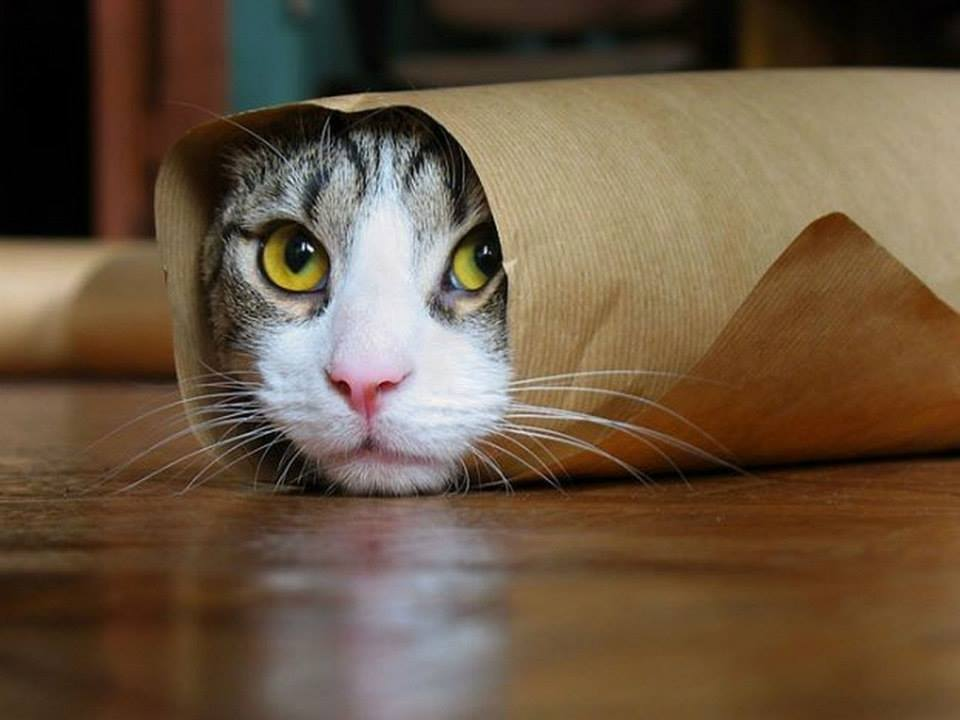
%> input picture ex11/cat_in_paper.jpg, 960 x 720 px
$ octave ex11.m   (GNU Octave 9; MATLAB toolbox functions it lacks are replaced by stand-ins)
%> lines starting %> are read from the running program, lines starting %| are printed output that depends on the picture
### ex11/find_val.m
function [y, x] = find_val(img, val)
    [y, x] = ind2sub(size(img), find(img == val));
end

### ex11/orientation.m
function O = orientation(img, threshold)

    gx = [1 0 -1; 1 0 -1; 1 0 -1];
    gy = [1 1 1; 0 0 0; -1 -1 -1];

    Os = zeros(size(img));
    ms = zeros(size(img));

    g = gaus2d(1);

    for z = 1:size(img, 3)
%         channel = conv2(img(:, :, z), g, 'same');
        channel = img(:, :, z);
        gx = conv2(channel, gx, 'same');
        gy = conv2(channel, gy, 'same');

        Os(:, :, z) = atan2(gy, gx);
        ms(:, :, z) = gx.^2 + gy.^2;
    end

    [max_magnitude, max_arg] = max(sqrt(ms), [], 3);
    index = cat(3, max_arg==1, max_arg==2, max_arg==3);

    O = reshape(Os(index), [size(Os, 1) size(Os, 2)]);
    O(max_magnitude < threshold) = nan;
end

### ex11/gaus2d.m
function g = gaus2d(sigma)

    s = round(sigma);
    g = zeros(3 * s);
    o = (3 * s - 1) / 2 + 1;

    for x = 1:3*s
        for y = 1:3*s
            g(x, y) = (x-o)^2 + (y-o)^2;
        end
    end
    g = exp(-0.5 .* g / sigma^2) * sqrt(0.5 / pi / sigma^2);
    g = g / sum(g(:));
end


### ex11/by_range.m
function score = by_range(I, T, xs, ys, score_fun)

    assert(numel(xs) == numel(ys));

    if numel(xs) == 1
        xs = [xs xs];
        ys = [ys ys];
    end

    score = zeros(ys(2)-ys(1)+1, xs(2)-xs(1)+1, size(I, 3));
    for z = 1:size(I, 3)
        t = T(:, :, z);
        Ic = I(:, :, z);
        for x = xs(1):xs(2)
            for y = ys(1):ys(2)

                p = get_patch(Ic, x, y, size(t));
                score(y - ys(1) + 1, x - xs(1) + 1, z) = score_fun(p, t);

            end
        end
    end

    score = mean(score, 3);
end

### ex11/ex11.m
close all; clear all; clc;

scale = 0.25;
xx = round([252 213 85 88] * scale);
xn = xx(1);
yn = xx(2);
w = xx(3);
h = xx(4);

img_path = 'cat_in_paper.jpg';

img = imresize(imread(img_path), scale);
bw_img = rgb2gray(img);
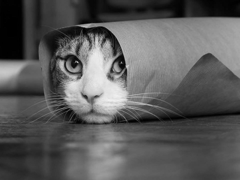
%> bw_img: size 180x240 uint8; min 0, max 241, mean 90.1
imgs = {bw_img img};
%> imgs = 2 items
% imgs = {img};


for n = 1:numel(imgs)

    figure(n)

    img = double(imgs{n}) / 255.0;
    template = img(yn:yn+h, xn:xn+w, :);

    s = size(img) - size(template);
    xs = [1 s(2)];
    ys = [1 s(1)];


    subplot(2, 2, 1)
    hold on
    imshow(img);
    rectangle('Position', xx, 'EdgeColor', 'r', 'LineWidth', 2 );


    subplot(2, 2, 2)
    hold on
    ssd_score = by_range(img, template, xs, ys, @(x, y) ssd(x, y));
    a = min(ssd_score(:));
    b = max(ssd_score(:));
    [yn, xn] = find_val(ssd_score, b);
%     imshow(ssd_score / b);
    imshow((ssd_score - a) / (b - a));
    rectangle('Position', [xn yn xx(3:4)], 'EdgeColor', 'r', 'LineWidth', 2 );
    title('negative ssd')
    fprintf('ssd diff = %f pixels\n', norm([xn yn] - xx(1:2)));

    subplot(2, 2, 3)
    hold on
    ncc_score = by_range(img, template, xs, ys, @(x, y) ncc(x, y));
    a = min(ncc_score(:));
    b = max(ncc_score(:));
    [yn, xn] = find_val(ncc_score, b);
    imshow((ncc_score - a) / (b - a));
    rectangle('Position', [xn yn xx(3:4)], 'EdgeColor', 'r', 'LineWidth', 2 );
    title('ncc')
    fprintf('ncc diff = %f pixels\n', norm([xn yn] - xx(1:2)));


    subplot(2, 2, 4)
    hold on

    threshold = 0.01;
    template = orientation(template, threshold);
    grad_img = orientation(img, threshold);

%> (the run ends here)
